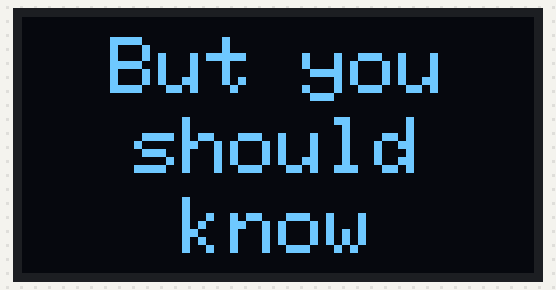
A sketch run on a simulated ESP32. Parts: 128×64 one-colour display.

Above: at 2.7 s.
At 6.7 s:
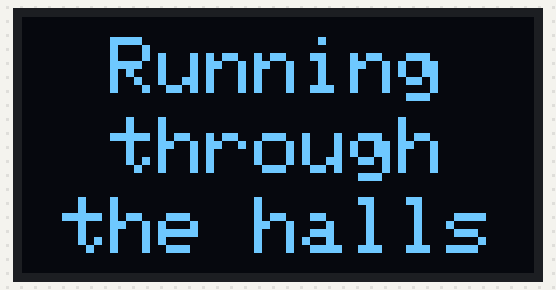
At 9.7 s:
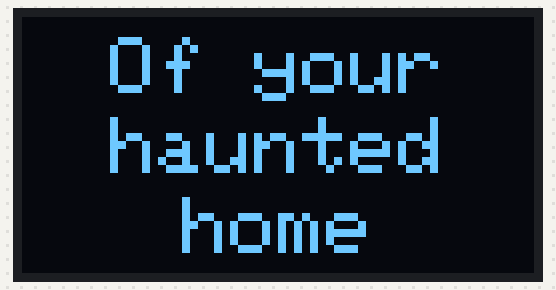
At 17.7 s:
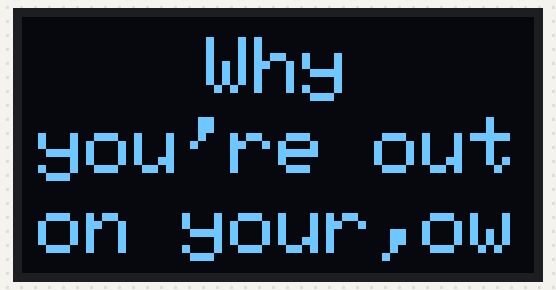
At 23.7 s:
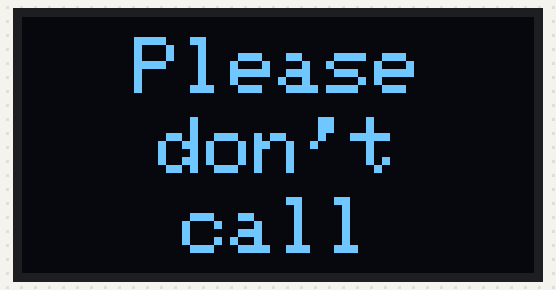
At 31.7 s:
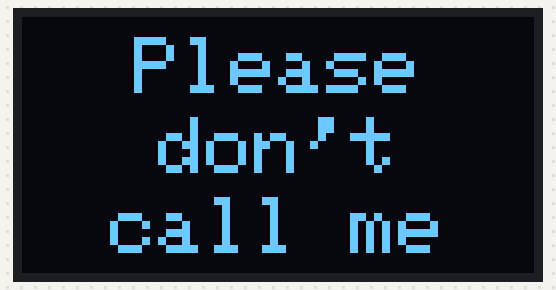

Measured:
- what the display in image 0 shows lasts 2.1 s, from 2.6 s to 4.7 s
- what the display in image 1 shows lasts 3.0 s, from 6.6 s to 9.6 s

The sketch:

MerryChristmassDontCallme.ino
```cpp
#include <Wire.h>
#include <Adafruit_GFX.h>
#include <Adafruit_SSD1306.h>

#define SCREEN_WIDTH 128
#define SCREEN_HEIGHT 64

#define SDA_PIN 19
#define SCL_PIN 18

Adafruit_SSD1306 display(SCREEN_WIDTH, SCREEN_HEIGHT, &Wire, -1);

// =========================
// DATA LIRIK + TIMESTAMP
// =========================

struct Lyric {
  int time;
  String line1;
  String line2;
  String line3;
};

Lyric lyrics[] = {
    {0,  "But you", "should", "know"},
    {2,  "That I", "died", "slow"},
    {4,  "Running", "through", "the halls"},
    {7,  "Of your", "haunted", "home"},
    {9, "And the", "toughest", "part"},
    {12, "is that", "we both", "know"},
    {14, "What", "happened", "to you"},
    {15, "Why", "you're out", "on your,own"},
    {18, "Merry", "Christmas", ""},
    {21, "Please", "don't", "call"},
    {23, "Merry", "Christmas", ""},
    {25, "I'm not", "yours", "at all"},
    {27, "Merry", "Christmas", ""},
    {29, "Please", "don't", "call me"}
};

int lyricTotal = sizeof(lyrics) / sizeof(lyrics[0]);

// =========================

unsigned long startTime;
int currentLyric = 0;

void setup() {

  Wire.begin(SDA_PIN, SCL_PIN);

  display.begin(SSD1306_SWITCHCAPVCC, 0x3C);

  display.clearDisplay();

  display.setTextColor(WHITE);

  // ===== INTRO RAFFA ❤️ =====
  for (int i = 0; i < 5; i++) {

    // Hati kecil
    display.clearDisplay();

    display.setTextSize(2);
    drawCenter("Raffa", 12);

    display.fillCircle(62, 43, 3, WHITE);
    display.fillCircle(66, 43, 3, WHITE);
    display.fillTriangle(58, 44, 70, 44, 64, 52, WHITE);

    display.display();

    delay(180);

    // Hati besar
    display.clearDisplay();

    display.setTextSize(2);
    drawCenter("Raffa", 12);

    display.fillCircle(61, 42, 5, WHITE);
    display.fillCircle(67, 42, 5, WHITE);
    display.fillTriangle(54, 45, 74, 45, 64, 58, WHITE);

    display.display();

    delay(180);
  }

  // Diam sebentar sebelum lagu dimulai
  delay(500);

  startTime = millis();

}

void loop() {

  int now = (millis() - startTime) / 1000;

  // Cari lirik sesuai timestamp
  for (int i = 0; i < lyricTotal; i++) {

    if (now >= lyrics[i].time) {

      currentLyric = i;

    }

  }

  // Tampilkan lirik
  showLyric();

  // Jika lagu selesai
  if (now >= lyrics[lyricTotal - 1].time + 3) {

    // Animasi Raffa ❤️
    for (int i = 0; i < 5; i++) {

      // Hati kecil
      display.clearDisplay();

      display.setTextColor(WHITE);
      display.setTextSize(2);

      drawCenter("Raffa", 12);

      display.fillCircle(62, 43, 3, WHITE);
      display.fillCircle(66, 43, 3, WHITE);
      display.fillTriangle(58, 44, 70, 44, 64, 52, WHITE);

      display.display();

      delay(180);

      // Hati besar
      display.clearDisplay();

      display.setTextColor(WHITE);
      display.setTextSize(2);

      drawCenter("Raffa", 12);

      display.fillCircle(61, 42, 5, WHITE);
      display.fillCircle(67, 42, 5, WHITE);
      display.fillTriangle(54, 45, 74, 45, 64, 58, WHITE);

      display.display();

      delay(180);

    }

    delay(500);

    // Mulai lagi dari awal
    startTime = millis();
    currentLyric = 0;

  }

  delay(50);

}

// =========================
// TAMPILKAN LIRIK
// =========================

void showLyric() {
  display.clearDisplay();
  display.setTextColor(WHITE);
  display.setTextSize(2);

  drawCenter(lyrics[currentLyric].line1, 5);
  drawCenter(lyrics[currentLyric].line2, 25);
  drawCenter(lyrics[currentLyric].line3, 45);

  display.display();
}

// =========================
// TEXT CENTER
// =========================

void drawCenter(String text, int y) {
  int16_t x1, y1;
  uint16_t w, h;

  display.getTextBounds(text, 0, 0, &x1, &y1, &w, &h);
  int x = (SCREEN_WIDTH - w) / 2;

  display.setCursor(x, y);
  display.print(text);
}
```
